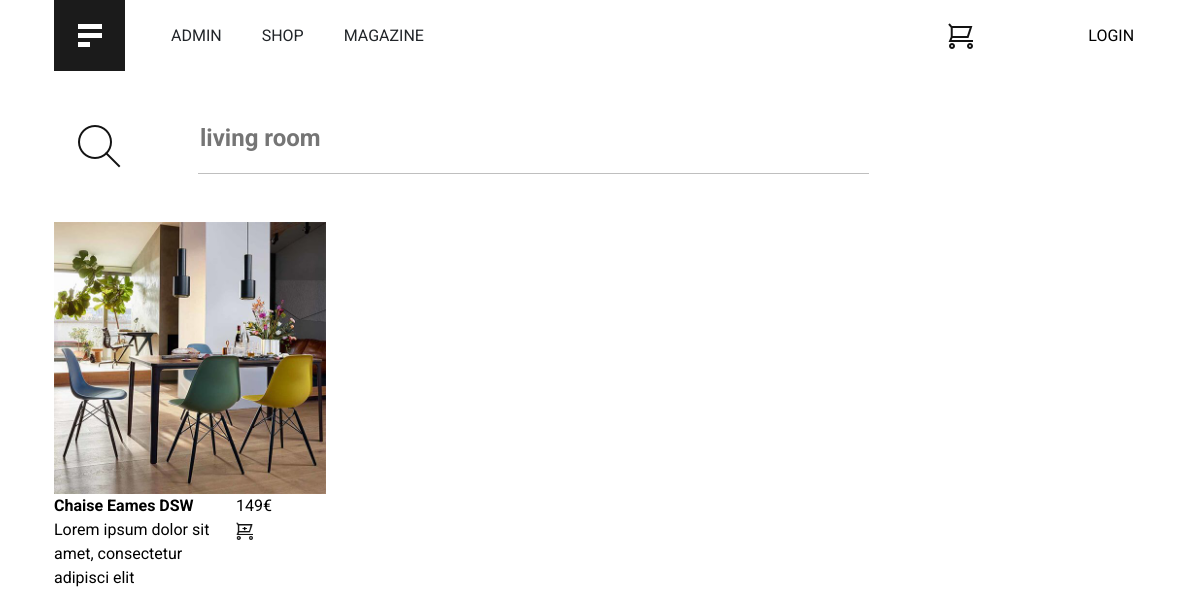
Page /index.php?terme=Chaise Eames DSW on the committed database.
### tables this page shows
CREATE TABLE IF NOT EXISTS `products` (
  `id` int(11) NOT NULL AUTO_INCREMENT,
  `name` varchar(255) NOT NULL DEFAULT '0',
  `price` int(11) NOT NULL DEFAULT '0',
  `category_id` int(11) NOT NULL DEFAULT '0',
  `descript` varchar(256) NOT NULL,
  PRIMARY KEY (`id`)
);

### function.php (called while the page is built, shortened)
<?php
function index_productSearch($conn){
    if (isset($_GET['terme'])){
    $query = "SELECT * FROM `products` WHERE `name` LIKE '%". $_GET['terme'] ."%'";
    $result = mysqli_query($conn,$query);
    return $result;
    }
}
?>

### index.php (the view, shortened to what this page needs)
<!DOCTYPE html>
<html lang="fr" class="no-js sg" dir="ltr">
    <head>
        <link rel="stylesheet" href="style.css" type="text/css">
        <link href="https://cdn.jsdelivr.net/npm/bootstrap@5.1.3/dist/css/bootstrap.min.css" rel="stylesheet">
    </head>
<body>
<div class="container">
    <div class="container header">
        <div class="header"><div class="logo"><a href="index.php"><img src="img/Logo.png" class="logo"></a></div></div>
        <div class="header">
            <div class="navigation" aria-label="Accès rapides">
                <ul class="navigation__list navigation__list--inline">
                    <li><a href="admin.php" class="navigation__link">ADMIN</a></li>
                    <li><a href="#" class="navigation__link">SHOP</a></li>
                    <li><a href="#" class="navigation__link">MAGAZINE</a></li>
                </ul>
            </div>
        </div>
        <div class="header panier">
            <div class="panier"><img src="img/CartButton.png"></div>
            <div class="txt">&nbsp;<?php
            if (isset($_SESSION["usermane"])){?>
                <a href="signin.php" class="txt">LOGOUT</a><?php
            }else{?>
                <a href="signin.php" class="txt">LOGIN</a><?php
            }?></div>
        </div>
    </div>
    <div class="container vert">
        <div class="vert loupe"><img src="img/Search.png"></div>
        <div class="vert">
            <form action="index.php" method="get">
            <div class="vert"><input type="search" name="terme" class="search" placeholder="living room">
            <hr class="hr">
            </div>
        </div>
    </div>
    <div class="container centre">
    <?php
        include_once('function.php');
        include_once('config.php');
        $arraySearch = index_productSearch($conn);
    ?>
        <?php
        if (isset($_GET['terme'])){
            foreach ($arraySearch as $value){
            ?>
                <div class="item fiche">
                    <img src="img/<?php echo $value['id']; ?>.jpg">
                    <div class="txt">
                        <div class="texte"><b>
                        <?php echo $value['name']; ?>
                        </b><br><?php echo $value['descript']; ?></div>
                        <div class="panierAdd"><?php echo $value['price']; ?>€<br><img src="img/CartButtonAdd.png" class="panierAdd"></div>
                    </div>
                </div>
            <?php
            }
        }
        ?>
    </div>
    <div class="container page">
        <div class="page">&nbsp;</div>
    </div>
</div>
</body>
</html>

### style.css (style rules this page uses)
.logo { display: grid; gap: 1.5em; margin-right: 15px; padding: 0; width: 71; }
.container { display: grid; }
.item { min-width: 80px; min-height: 50px; }
.header { grid-template-columns: auto 4fr 1fr; align-content: center; vertical-align: bottom; align-items: center; }
.navigation { display: grid; gap: 0.5em; }
.navigation__list { font-family: Roboto; display: grid; grid: repeat(1, 20%) / auto-flow auto; justify-content: left; list-style: none; margin: 0; padding: 0; }
.navigation__list--inline { display: grid; gap: 0.5em; }
.navigation__link { color: inherit; display: grid; padding-inline: 1em; text-decoration: none; }
.panier { display: grid; grid: repeat(1, 20%) / auto-flow auto; font-family: Roboto; }
.txt { font-size: 0.8em; }
.centre { grid-template-columns: 1fr 1fr 1fr 1fr; grid-auto-flow: row dense; }
.vert { grid-template-columns: auto 3fr 1fr; align-content: center; vertical-align: bottom; align-items: center; margin: 1em; }
.loupe { margin: 1.5em; margin-right: 45px; }
.search { font-family: Roboto; font-size: 1.5em; font-weight: 700; color: black; border: hidden; border: 0 }
.hr { color: #000; margin-block-end: unset; border-style: solid; }
.fiche { margin: 0,9em; }
.fiche img { width: 17em; }
.panierAdd { width: 17px !important; }
.txt { display: grid; grid-template-columns: 2fr 1fr; font-family: Roboto; font-size: 1.0em; text-decoration: none; color: #000; }
.page { grid-template-columns: 3fr 1fr; min-height: 50px; }

### rows in the picture
products: name "Chaise Eames DSW", descript "Lorem ipsum dolor sit amet, consectetur adipisci elit", price "149"
